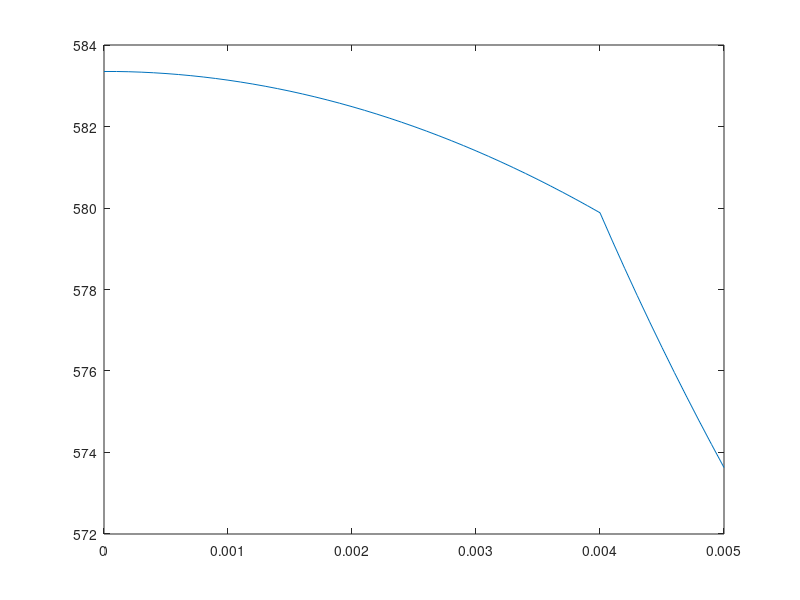
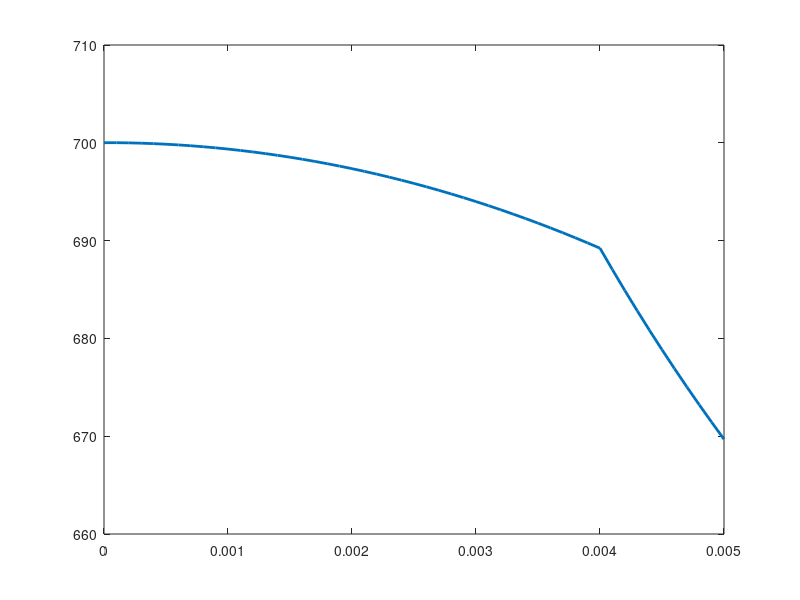

MATLAB code to generate these figures, in order:
% A nuclear reactor fuel rod (L ~ 1 m) is composed of two layers, the fuel (MOX) and the cladding,
% in perfect thermal contact, as shown in Fig. 1.
% The rod, under nominal conditions, generates a uniform power of 3.5 MW/m³ (only in the fuel region)
% and is cooled by liquid sodium (Na) at 527.6 °C, with a heat transfer coefficient of 2000 W/(m²·K).
% Starting from the nominal steady-state condition, a transient begins in the reactor, inducing a
% power ramp according to the law:  
%
% qvol(t) = qvol,0 + b·t, where b = 310 kW/(m³·s).  
% 
% The power ramp ends at time ts, when the temperature at the center of the rod reaches 700 °C.
% After ts, the reactor is shut down, and power is generated by decay heat in both the fuel and the cladding,
% according to a given decay heat law:
% 
% qvolspento = @(t) qvolmax*((t-tend).^(-0.2)-t.^(-0.2))
% 
% Prepare a detailed report on the thermal transient analysis of the fuel rod, including:
% 
% a. The temperature distribution at the start of the transient and at time ts.  
% b. A grid independence study of the results for the nominal steady-state condition.  
% c. The evolution of the peak temperature in the fuel and cladding (using a logarithmic scale for the time axis)
% until reaching a new steady state.  
% d. A time discretization independence study of the results.  

% Simone Canevarolo
% S269893
% Exam test - June 2019

% TRANSIENT

clear all
close all
clc


din = 8e-3; % m
dout = 10e-3; % m

raggio = dout/2; % m

rcomb = din/2; % m
rguaina = (dout-din)/2; % m

Tna = 527.6+273; % K
Tend = 700+273; % K
hh = 2000; % W/m^2/K
qvolzero = 3.5e6; % W/m^3

b = 310e3; % W/m^3/s

qvol_in = @(t) qvolzero+b.*t;

qvolspento = @(t) qvolmax*((t-tend).^(-0.2)-t.^(-0.2));

kkmox = 4.03; % W/m/K
romox = 11027; % kg/m^3
cpmox = 237; % J/kg/K

kkguaina = 16.3; % W/m/K
roguaina = 6753; % kg/m^3
cpguaina = 327; % J/kg/K


dr = 1e-4; % m
rr = (0:dr:raggio)';
rr1 = (0:dr:rcomb)';
rr2 = (rcomb:dr:raggio)';

Nr = length(rr);
Nr1 = length(rr1);
Nr2 = length(rr2);

aa1 = kkmox/dr^2;
aa2 = kkguaina/dr^2;


sub_diag1 = -aa1.*(1-dr/2./rr1);
main_diag1 = (1+2*aa1)*ones(Nr1,1);
sup_diag1 = -aa1.*(1+dr/2./rr1);

sub_diag2 = -aa2.*(1-dr/2./rr2);
main_diag2 = (1+2*aa2)*ones(Nr2,1);
sup_diag2 = -aa2.*(1+dr/2./rr2);

sub_diag = [sub_diag1; sub_diag2];
main_diag = [main_diag1; main_diag2];
sup_diag = [sup_diag1; sup_diag2];

Band = [[sub_diag(2:end);0], main_diag, [0;sup_diag(1:end-1)]];

AA = spdiags(Band,-1:1,Nr,Nr);

bb = zeros(Nr,1);
bb(1:Nr1) = qvolzero;
% bb(Nr1+1:Nr) = 0;

AA(1,1) = 1;
AA(1,2) = -1;
bb(1) = 0;

AA(Nr1,Nr1-1) = kkguaina;
AA(Nr1,Nr1) = -kkguaina-kkmox;
AA(Nr1,Nr1+1) = kkmox;
bb(Nr1) = 0;

AA(end,end-1) = -kkguaina/dr;
AA(end,end) = kkguaina/dr+hh;
bb(end) = Tna*hh;

TT = AA\bb;

figure(1)
plot(rr,TT-273)

% STEADY-STATE

dt = 0.1; % s
time = 0; % s

aa1 = kkmox*dt/romox/cpmox/dr^2;
aa2 = kkguaina*dt/roguaina/cpguaina/dr^2;

Tm = Tna*ones(Nr,1);
Tm1 = Tna*ones(Nr1,1);
Tm2 = Tna*ones(Nr2,1);

Tmax = Tna;


while Tmax < Tend

    sub_diag1 = -aa1.*(1-dr/2./rr1);
    main_diag1 = (1+2*aa1)*ones(Nr1,1);
    sup_diag1 = -aa1.*(1+dr/2./rr1);
    
    sub_diag2 = -aa2.*(1-dr/2./rr2);
    main_diag2 = (1+2*aa2)*ones(Nr2,1);
    sup_diag2 = -aa2.*(1+dr/2./rr2);
    
    sub_diag = [sub_diag1; sub_diag2];
    main_diag = [main_diag1; main_diag2];
    sup_diag = [sup_diag1; sup_diag2];
    
    Band = [[sub_diag(2:end);0], main_diag, [0;sup_diag(1:end-1)]];
    
    AA = spdiags(Band,-1:1,Nr,Nr);
    
    bb = zeros(Nr,1);
    bb(1:Nr1) = Tm(1:Nr1)+qvol_in(time)*dt/romox/cpmox;
    bb(Nr1+1:Nr) = Tm(Nr1+1:Nr);

    AA(1,1) = -1;
    AA(1,2) = 1;
    bb(1) = 0;

    AA(Nr1,Nr1-1) = kkguaina;
    AA(Nr1,Nr1) = -kkguaina-kkmox;
    AA(Nr1,Nr1+1) = kkmox;
    bb(Nr1) = 0;

    AA(end,end-1) = -kkguaina/dr;
    AA(end,end) = kkguaina/dr+hh;
    bb(end) = Tna*hh;
    
    TT = AA\bb;
    
    Tmax = max(TT);
    
    time = time+dt;
    Tm = TT;

end

figure(2)
plot(rr,TT-273,'LineWidth',2)
